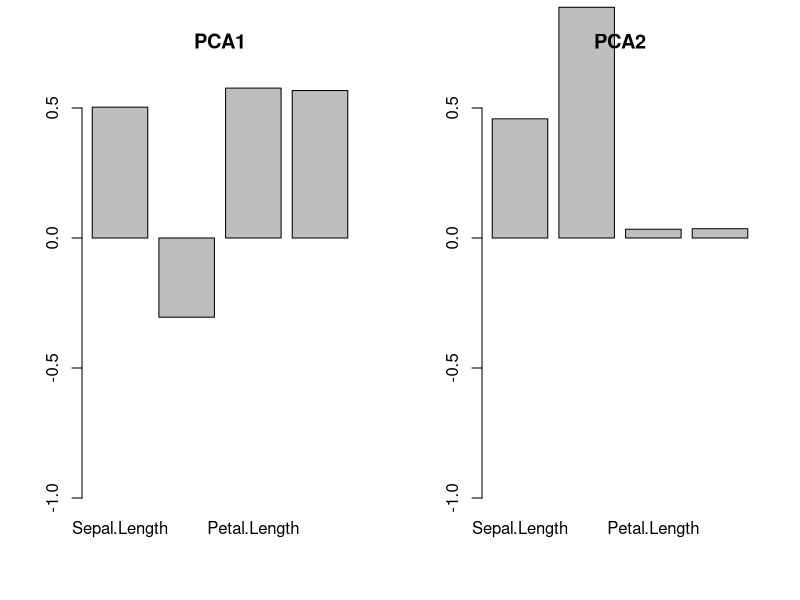
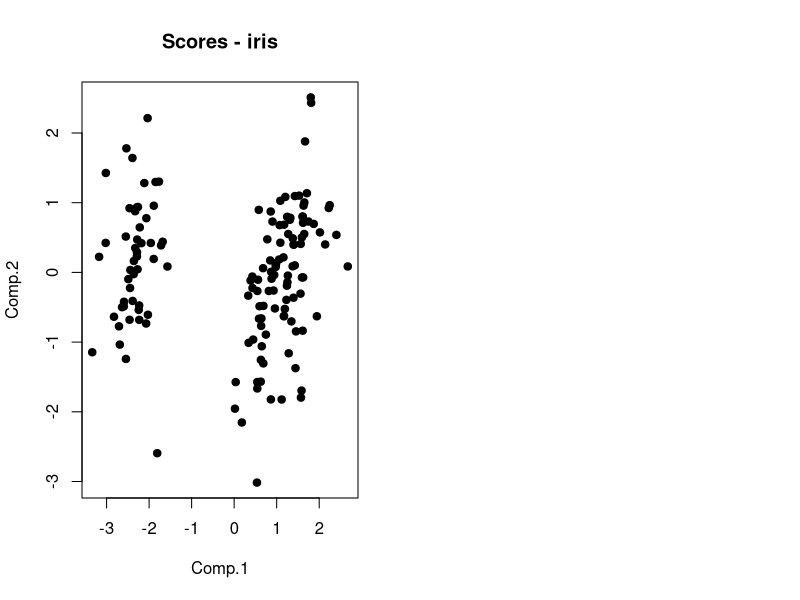
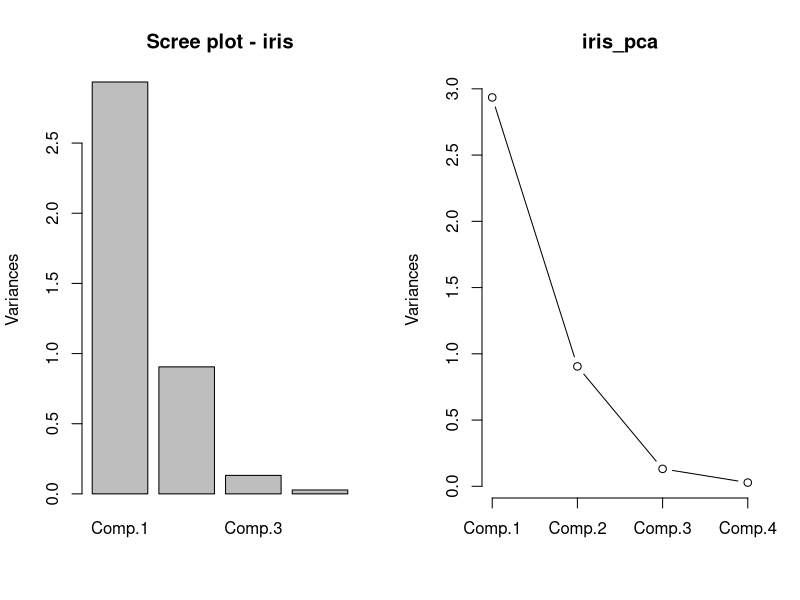
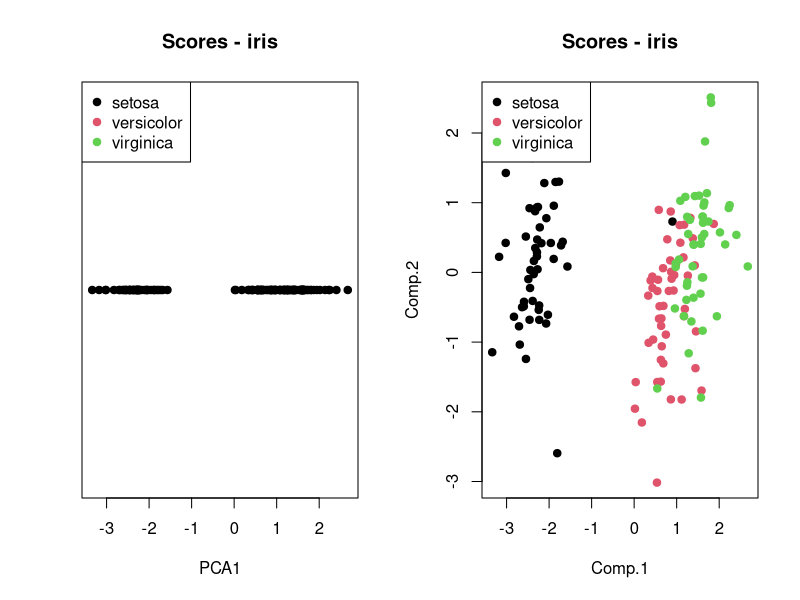
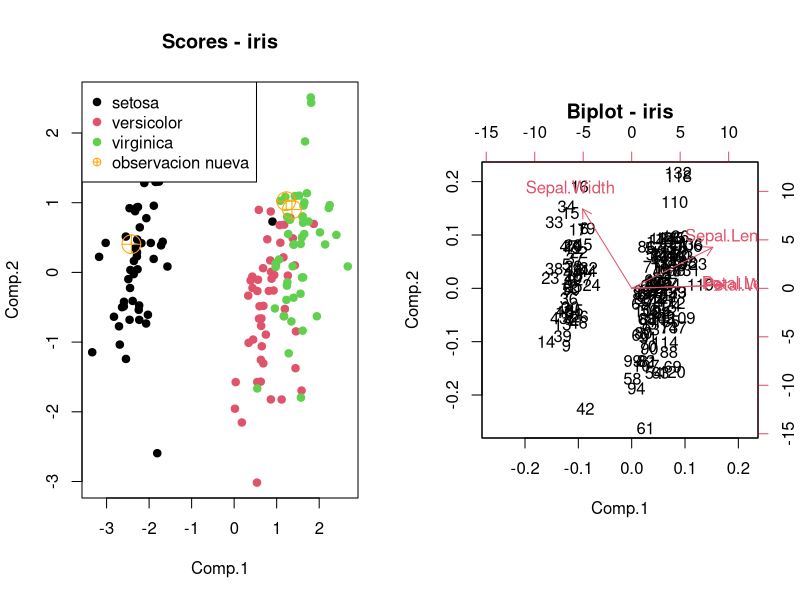

Write R code to recreate these figures, in order.
## ---------------------------------
## Ejemplo de PCA: iris - princomp()
## ---------------------------------

## Miro los datos
data(iris)
head(iris)
summary(iris)

## Varianzas
apply(iris[-5], 2, var)

## PCA
datos    <- iris[-c(1,51,101),-5]
log_iris <- log(datos)
iris_pca <- princomp(log_iris, cor = TRUE)
summary(iris_pca)

## Loadings
loadings <- iris_pca$loadings
par(mfrow = c(1,2))
barplot(loadings[,1], ylim = c(-1,0.6), main = "PCA1")
barplot(loadings[,2], ylim = c(-1,0.6), main = "PCA2")

## Scores
head(iris_pca$scores)
plot(iris_pca$scores[, 1:2], pch = 19, main = "Scores - iris")

## Scree plot
par(mfrow = c(1, 2))
screeplot(iris_pca, main = "Scree plot - iris")
plot(iris_pca, type = "l")

## Miro solo la PCA1
stripchart(iris_pca$scores[, 1], #method = "jitter",
           pch = 19,
           main = "Scores - iris", xlab = "PCA1")
legend("topleft", legend = levels(iris$Species),
       col = unique(iris$Species), pch = 19)

## Miro solo la PCA1 coloreada por especie
plot(iris_pca$scores[, 1:2], col = iris$Species,
     pch = 19, main = "Scores - iris")
legend("topleft", legend = levels(iris$Species),
       col = unique(iris$Species), pch = 19)

## Predecir nuevas observaciones
nuevas <- predict(iris_pca, newdata = log(iris[c(1,51,101),-5]))

plot(iris_pca$scores[, 1:2], col = iris$Species,
     pch = 19, main = "Scores - iris")
points(nuevas[, 1:2], col = "orange", pch = 10, cex = 2.5)
legend("topleft", legend = c(levels(iris$Species), "observacion nueva"),
       col = c(unique(iris$Species), "orange"),
       pch = c(19, 19, 19, 10))

## Biplot
biplot(iris_pca, main = "Biplot - iris")
